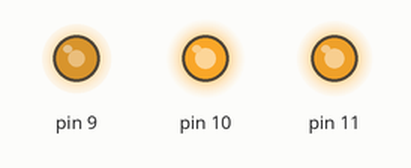
Recording of a sketch running on a simulated Arduino Uno, built with avr-gcc and run on an emulated ATmega328P. Parts: output pins drawn as LEDs (lit = HIGH). Random numbers use the default seed unless the sketch sets one.

Above: at 0.1 s.
At 4.1 s:
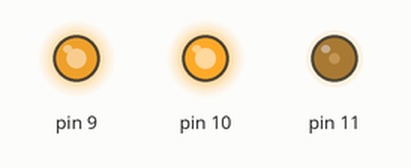
At 10.1 s:
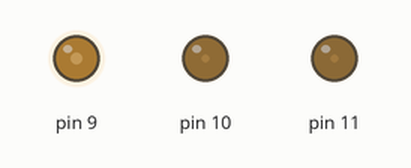
At 18.1 s:
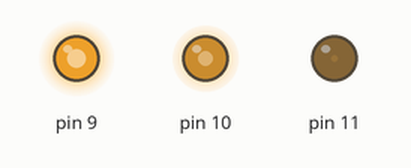
At 30.1 s:
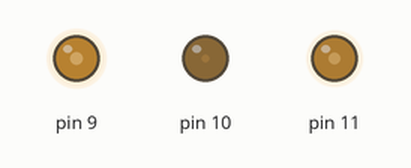
At 38.1 s:
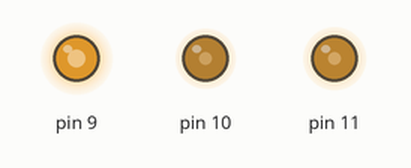
Timing chart, 0 to 39.6 s (numbered marks = the images above):
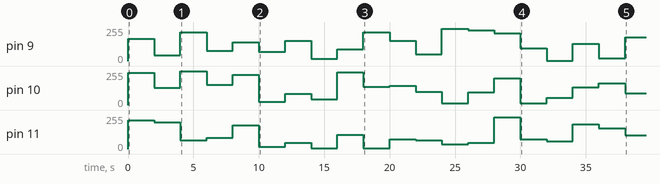

The sketch:

ex19_RGB_LED_withColorRed_Class.ino
```cpp
#include <ColorLed.h>

ColorLed leds(9, 10, 11);

void setup() {
  // put your setup code here, to run once:
  Serial.begin(115200);
}

void loop() {
  // put your main code here, to run repeatedly:
  // pwm_one_color();
  // pwm_two_color();
  // pwm_three_color();
  leds.random();
  delay(2000); // delay 에 따라 무드등 조절 가농 ㅎ
}

void pwm_one_color() {
  Serial.println("[Red] is /on/ ====== ");
  for (int i = 0; i < 256; i += 50) {
    leds.rgb(i, 0, 0);
    delay(500);
  }
  leds.off(1000);
  Serial.println("=====================");

  Serial.println("[Green] is /on/ ====== ");
  for (int i = 0; i < 256; i += 50) {
    leds.rgb(0, i, 0);
    delay(500);
  }
  leds.off(1000);
  Serial.println("=====================");

  Serial.println("[Blue] is /on/ ====== ");
  for (int i = 0; i < 256; i += 50) {
    leds.rgb(0, 0, i);
    delay(500);
  }
  leds.off(1000);
  Serial.println("=====================");
}

void pwm_two_color() {
  Serial.println("[Red + Green] is /on/ ====== ");
  for (int i = 0; i < 256; i += 50) {
    for (int j = 0; j < 256; j += 50) {
      leds.rgb(i, j, 0);
      delay(500);
    }
  }
  leds.off(1000);
  Serial.println("=====================");

  Serial.println("[Green + Blue] is /on/ ====== ");
  for (int i = 0; i < 256; i += 50) {
    for (int j = 0; j < 256; j += 50) {
      leds.rgb(0, i, j);
      delay(500);
    }
  }
  leds.off(1000);
  Serial.println("=====================");

  Serial.println("[Blue + Red] is /on/ ====== ");
  for (int i = 0; i < 256; i += 50) {
    for (int j = 0; j < 256; j += 50) {
      leds.rgb(j, 0, i);
      delay(500);
    }
  }
  leds.off(1000);
  Serial.println("=====================");
}

void pwm_three_color() {
  Serial.println("[All Color] is /on/ ====== ");
  for (int i = 0; i < 256; i += 50) {
    for (int j = 0; j < 256; j += 50) {
      for (int k = 0; k < 256; k += 50) {
        leds.rgb(i, j, k);
        delay(300);
      }
    }
  }
  leds.off(1000);
  Serial.println("=====================");
}
```

Measured:
- by itself, pin 9: 0/255 → 167/255 at 0.00 s, → 42/255 2.0 s later, → 216/255 2.0 s later, → 77/255 2.0 s later, … (20 changes in this stretch)
- by itself, pin 11: 0/255 → 217/255 at 0.00 s, → 200/255 2.0 s later, → 67/255 2.0 s later, → 85/255 2.0 s later, … (20 changes in this stretch)
